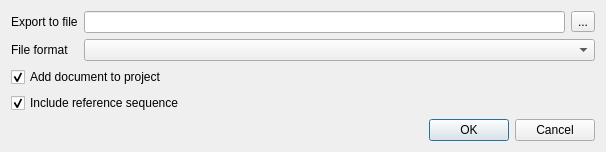
<?xml version="1.0" encoding="UTF-8"?>
<ui version="4.0">
 <class>ExportMca2MsaDialog</class>
 <widget class="QDialog" name="ExportMca2MsaDialog">
  <property name="geometry">
   <rect>
    <x>0</x>
    <y>0</y>
    <width>606</width>
    <height>232</height>
   </rect>
  </property>
  <property name="sizePolicy">
   <sizepolicy hsizetype="Preferred" vsizetype="Fixed">
    <horstretch>0</horstretch>
    <verstretch>0</verstretch>
   </sizepolicy>
  </property>
  <property name="windowTitle">
   <string>Export Alignment without Chromatograms </string>
  </property>
  <layout class="QVBoxLayout" name="verticalLayout">
   <property name="sizeConstraint">
    <enum>QLayout::SetMinAndMaxSize</enum>
   </property>
   <item>
    <layout class="QGridLayout" name="outputLayout">
     <property name="sizeConstraint">
      <enum>QLayout::SetMinAndMaxSize</enum>
     </property>
     <item row="1" column="0">
      <widget class="QLabel" name="lblFormat">
       <property name="text">
        <string>File format</string>
       </property>
      </widget>
     </item>
     <item row="1" column="1">
      <widget class="QComboBox" name="cbFormat"/>
     </item>
     <item row="0" column="1">
      <layout class="QHBoxLayout" name="filePathLayout">
       <property name="sizeConstraint">
        <enum>QLayout::SetMinAndMaxSize</enum>
       </property>
       <item>
        <widget class="QLineEdit" name="leFilePath"/>
       </item>
       <item>
        <widget class="QToolButton" name="tbFilePath">
         <property name="text">
          <string>...</string>
         </property>
        </widget>
       </item>
      </layout>
     </item>
     <item row="0" column="0">
      <widget class="QLabel" name="lblFilePath">
       <property name="text">
        <string>Export to file</string>
       </property>
      </widget>
     </item>
    </layout>
   </item>
   <item>
    <widget class="QCheckBox" name="chbAddToProject">
     <property name="text">
      <string>Add document to project</string>
     </property>
     <property name="checked">
      <bool>true</bool>
     </property>
    </widget>
   </item>
   <item>
    <widget class="QCheckBox" name="chbIncludeReference">
     <property name="text">
      <string>Include reference sequence</string>
     </property>
     <property name="checked">
      <bool>true</bool>
     </property>
    </widget>
   </item>
   <item>
    <widget class="QDialogButtonBox" name="buttonBox">
     <property name="orientation">
      <enum>Qt::Horizontal</enum>
     </property>
     <property name="standardButtons">
      <set>QDialogButtonBox::Cancel|QDialogButtonBox::Ok</set>
     </property>
    </widget>
   </item>
  </layout>
 </widget>
 <resources/>
 <connections>
  <connection>
   <sender>buttonBox</sender>
   <signal>accepted()</signal>
   <receiver>ExportMca2MsaDialog</receiver>
   <slot>accept()</slot>
   <hints>
    <hint type="sourcelabel">
     <x>248</x>
     <y>254</y>
    </hint>
    <hint type="destinationlabel">
     <x>157</x>
     <y>274</y>
    </hint>
   </hints>
  </connection>
  <connection>
   <sender>buttonBox</sender>
   <signal>rejected()</signal>
   <receiver>ExportMca2MsaDialog</receiver>
   <slot>reject()</slot>
   <hints>
    <hint type="sourcelabel">
     <x>316</x>
     <y>260</y>
    </hint>
    <hint type="destinationlabel">
     <x>286</x>
     <y>274</y>
    </hint>
   </hints>
  </connection>
 </connections>
</ui>
